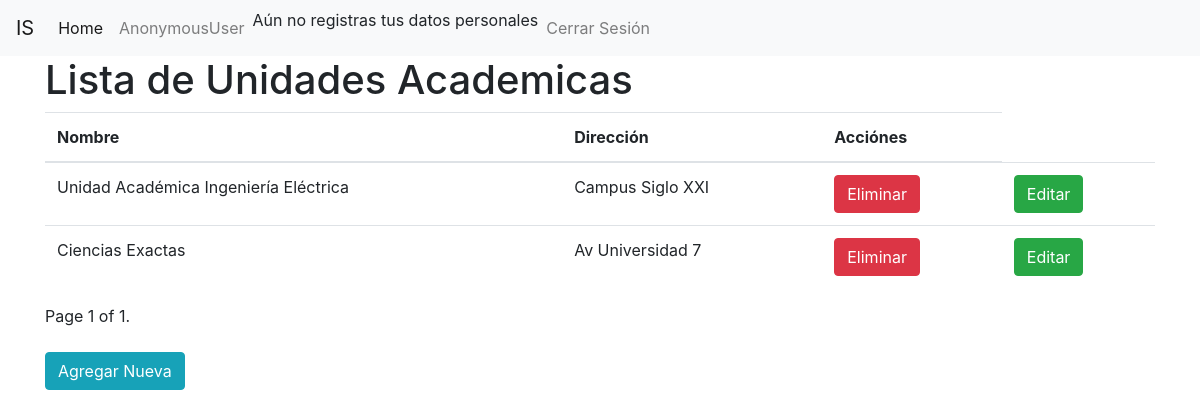
The page /unidades/ on the database its author committed.
### unidades_academicas/models.py (models this page shows, shortened)
class UnidadAcademica(models.Model):
    nombre = models.CharField('Nombre', max_length=200)
    direccion = models.CharField('Dirección', max_length=350, default='sin dirección')

### unidades_academicas/views.py (the view)
def lista_unidades(request):
    unidades = UnidadAcademica.objects.all()
    paginator = Paginator(unidades, 5)
    page_number = request.GET.get("page")
    page_obj = paginator.get_page(page_number)
    contexto = {'object_list':page_obj, 'page_obj': page_obj,'Unidades':unidades}
    return render(request, 'lista_unidades.html', contexto)

### unidades_academicas/templates/lista_unidades.html (shortened to what this page needs)
{% extends 'base.html' %}
{% block contenido %}
    <h1> Lista de Unidades Academicas</h1>
    <table class="table">
        <thead>
            <tr>
                <th>Nombre</th>
                <th>Dirección</th>
                <th>Acciónes</th>
            </tr>
        </thead>
        <tbody>
            {% for unidad in Unidades %}
                <tr>
                    <td> {{unidad.nombre}}</td>
                    <td> {{unidad.direccion}}</td>
                    <td><a class="btn btn-danger"   href="{% url 'eliminar_unidad' unidad.nombre %}"> Eliminar </a></td>
                    <td><a class="btn btn-success"   href="{% url 'editar_unidad' unidad.nombre %}"> Editar </a></td>
                </tr>
            {% endfor %}
        </tbody>
    </table>
    <div class="pagination">
        <span class="step-links">
            <span class="current">
                Page {{ page_obj.number }} of {{ page_obj.paginator.num_pages }}.
            </span>
        </span>
    </div>
    <br>
    <a class="btn btn-info"  href="agregar"> Agregar Nueva</a>
{% endblock contenido %}

### rows shown on the page
UnidadAcademica: nombre "Unidad Académica Ingeniería Eléctrica", direccion "Campus Siglo XXI"
UnidadAcademica: nombre "Ciencias Exactas", direccion "Av Universidad 7"

### other values the page prints
{{ user }} "AnonymousUser"
{{ page_obj.number }} "1"
{{ page_obj.paginator.num_pages }} "1"
